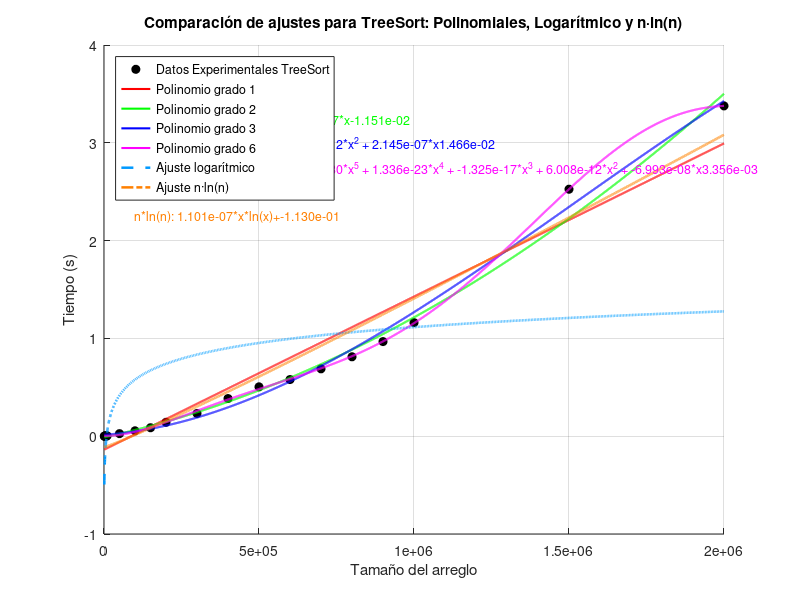

Recreate this plot in MATLAB.
%% COMPARACIÓN DE AJUSTES: POLINOMIAL, LOGARÍTMICO Y n·ln(n) CON ECUACIONES
clear; clc; close all;

%% VALORES DE X
x = [1000
2000
3000
4000
5000
8000
10000
50000
100000
150000
200000
300000
400000
500000
600000
700000
800000
900000
1000000
1500000
2000000];

%% VALORES DE Y = F(x) EN SEGUNDOS
y = [0.000185013
0.000440121
0.001019001
0.001244068
0.001913071
0.002369881
0.003829002
0.026273966
0.055223942
0.086506128
0.14190197
0.232756138
0.38499403
0.504781008
0.579200029
0.689131975
0.81227088
0.967460871
1.16125679
2.525167942
3.377446175
];

%% CONFIGURACIÓN DE AJUSTES POLINOMIALES
grados = [1, 2, 3, 6];             % Grados polinomiales
colors = ['r', 'g', 'b', 'm'];     % Colores para polinomios
linewidths = 1.5;

%% ESPACIO DE EVALUACIÓN
xi = linspace(min(x), max(x), 10000);

%% FIGURA PRINCIPAL
figure('Units','normalized','Position',[0.1 0.1 0.7 0.6]);
hold on;

% PUNTOS EXPERIMENTALES
plot(x, y, 'ko', 'MarkerFaceColor', 'k', 'DisplayName', 'Datos Experimentales TreeSort');

% AJUSTES POLINOMIALES
for i = 1:length(grados)
    grado = grados(i);
    p = polyfit(x, y, grado);
    z = polyval(p, xi);
    
    plot(xi, z, colors(i), 'LineWidth', linewidths, 'DisplayName', sprintf('Polinomio grado %d', grado));
    
    % Mostrar ecuación sobre la gráfica
    func_str = sprintf('Grado %d: ', grado);
    for j = 1:length(p)
        exp = length(p) - j;
        if exp == 0
            func_str = [func_str, sprintf('%.3e', p(j))];
        elseif exp == 1
            func_str = [func_str, sprintf(' + %.3e*x', p(j))];
        else
            func_str = [func_str, sprintf(' + %.3e*x^%d', p(j), exp)];
        end
    end
    text(0.05, 0.9 - (i-1)*0.05, func_str, 'Units','normalized', 'Color', colors(i), 'FontSize',9);
end

% AJUSTE LOGARÍTMICO
p_log = polyfit(log(x), y, 1);
a = p_log(1); c = p_log(2);
z_log = polyval(p_log, log(xi));
plot(xi, z_log, '--', 'Color', [0 0.6 1], 'LineWidth', 1.8, 'DisplayName', 'Ajuste logarítmico');

% Ecuación logarítmica sobre la gráfica
text(0.05, 0.9 - length(grados)*0.05, ...
    sprintf('Log: %.3e*ln(x)+%.3e', a, c), 'Units','normalized', 'Color',[0 0.6 1], 'FontSize',9);

% AJUSTE n·ln(n)
p_nlogn = polyfit(x .* log(x), y, 1);
b = p_nlogn(1); d = p_nlogn(2);
z_nlogn = polyval(p_nlogn, xi .* log(xi));
plot(xi, z_nlogn, '-.', 'Color', [1 0.5 0], 'LineWidth', 1.8, 'DisplayName', 'Ajuste n·ln(n)');

% Ecuación n*ln(n) sobre la gráfica
text(0.05, 0.9 - (length(grados)+1)*0.05, ...
    sprintf('n*ln(n): %.3e*x*ln(x)+%.3e', b, d), 'Units','normalized', 'Color',[1 0.5 0], 'FontSize',9);

% CONFIGURACIÓN FINAL
grid on;
xlabel('Tamaño del arreglo');
ylabel('Tiempo (s)');
title('Comparación de ajustes para TreeSort: Polinomiales, Logarítmico y n·ln(n)');
legend('Location', 'northwest');
%set(gca, 'XScale', 'log');
hold off;